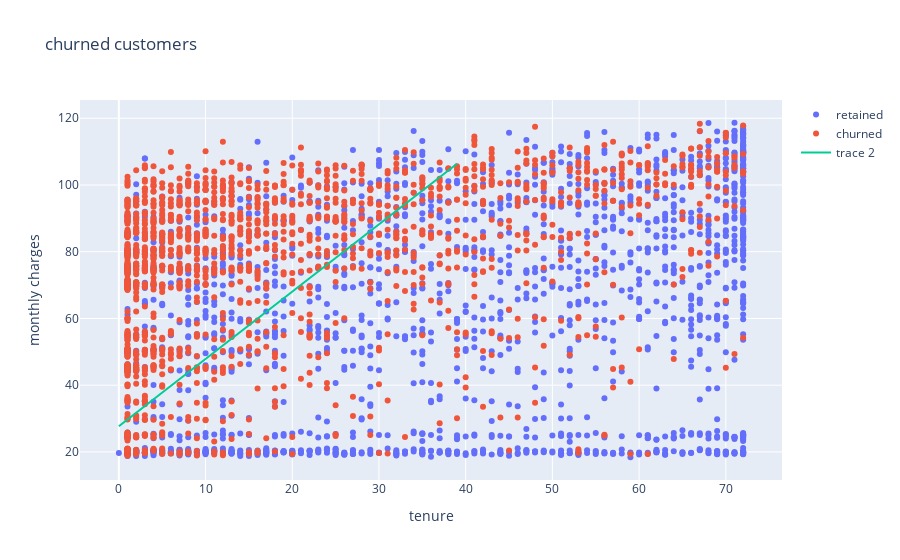

Write notebook code for a chart like this one.
### Markdown cell above
> See this stackoverflowpost on [plotting a decision boundary](https://datascience.stackexchange.com/questions/49573/how-to-plot-logistic-regression-decision-boundary) for explanation of `decision_boundary_y` function.

### Code cell
scatter = go.Scatter(x = area_values, y = boundaries)
fig.add_trace(scatter)

### Figure 1 — Plotly figure (JSON) as saved in the notebook; plotly's stock layout.template omitted (floating-point values rounded to 4 significant figures; data arrays with more than 128 entries replaced by an {"elided": "..."} marker saying what was removed)
{"data": [{"mode": "markers", "name": "retained", "type": "scatter", "x": {"elided": "1869 int values"}, "y": {"elided": "1869 float values"}}, {"mode": "markers", "name": "churned", "type": "scatter", "x": {"elided": "1869 int values"}, "y": {"elided": "1869 float values"}}, {"type": "scatter", "x": [0, 1, 2, 3, 4, 5, 6, 7, 8, 9, 10, 11, 12, 13, 14, 15, 16, 17, 18, 19, 20, 21, 22, 23, 24, 25, 26, 27, 28, 29, 30, 31, 32, 33, 34, 35, 36, 37, 38, 39], "y": [27.67, 29.69, 31.71, 33.73, 35.74, 37.76, 39.78, 41.8, 43.82, 45.83, 47.85, 49.87, 51.89, 53.91, 55.93, 57.94, 59.96, 61.98, 64.0, 66.02, 68.03, 70.05, 72.07, 74.09, 76.11, 78.12, 80.14, 82.16, 84.18, 86.2, 88.22, 90.23, 92.25, 94.27, 96.29, 98.31, 100.3, 102.3, 104.4, 106.4]}], "layout": {"autosize": true, "title": {"text": "churned customers"}, "xaxis": {"autorange": true, "range": [-4.724, 76.72], "title": {"text": "tenure"}, "type": "linear"}, "yaxis": {"autorange": true, "range": [11.06, 126.0], "title": {"text": "monthly charges"}, "type": "linear"}}}
